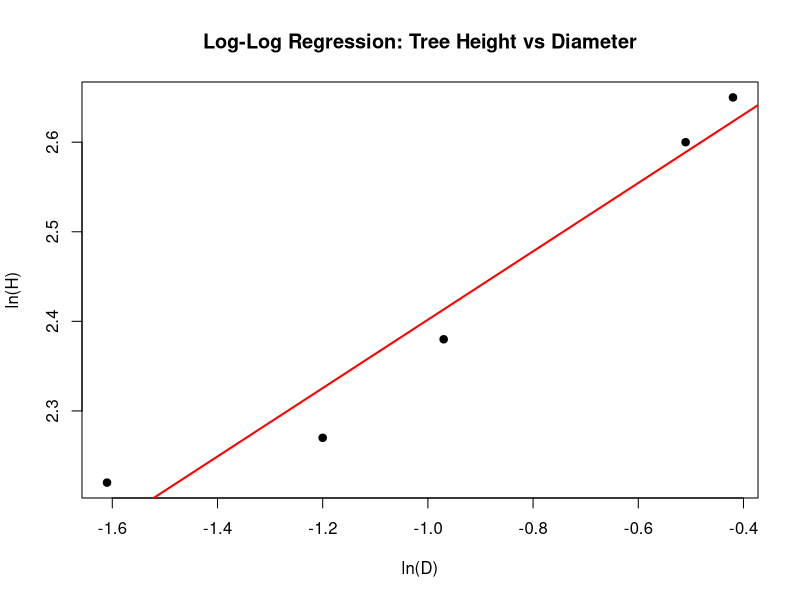

This figure's R source:


# Données des ancienne arbre
X <- c(-1.61, -1.20, -0.97, -0.51, -0.42)
Y <- c(2.22, 2.27, 2.38, 2.60, 2.65)

data <- data.frame(X, Y)


# Modèle
model <- lm(Y ~ X, data=data)

# resultat de model
summary(model)

# verification de l'existance d'une relation entre X,Y
png("report/regression_plot.png")
plot(X, Y,
     main="Log-Log Regression: Tree Height vs Diameter",
     xlab="ln(D)",
     ylab="ln(H)",
     pch=19)

abline(model, col="red", lwd=2)
dev.off()

# R² qualiter d'ajustement
r_squared <- summary(model)$r.squared
print(paste("R² =", r_squared))

# Prédiction de hauteur pour D = 0.7
D <- 0.7
X_new <- log(D)
Y_pred <- predict(model, newdata=data.frame(X=X_new))
H_pred <- exp(Y_pred)

print(paste("Predicted Height for D=0.7:", H_pred))
